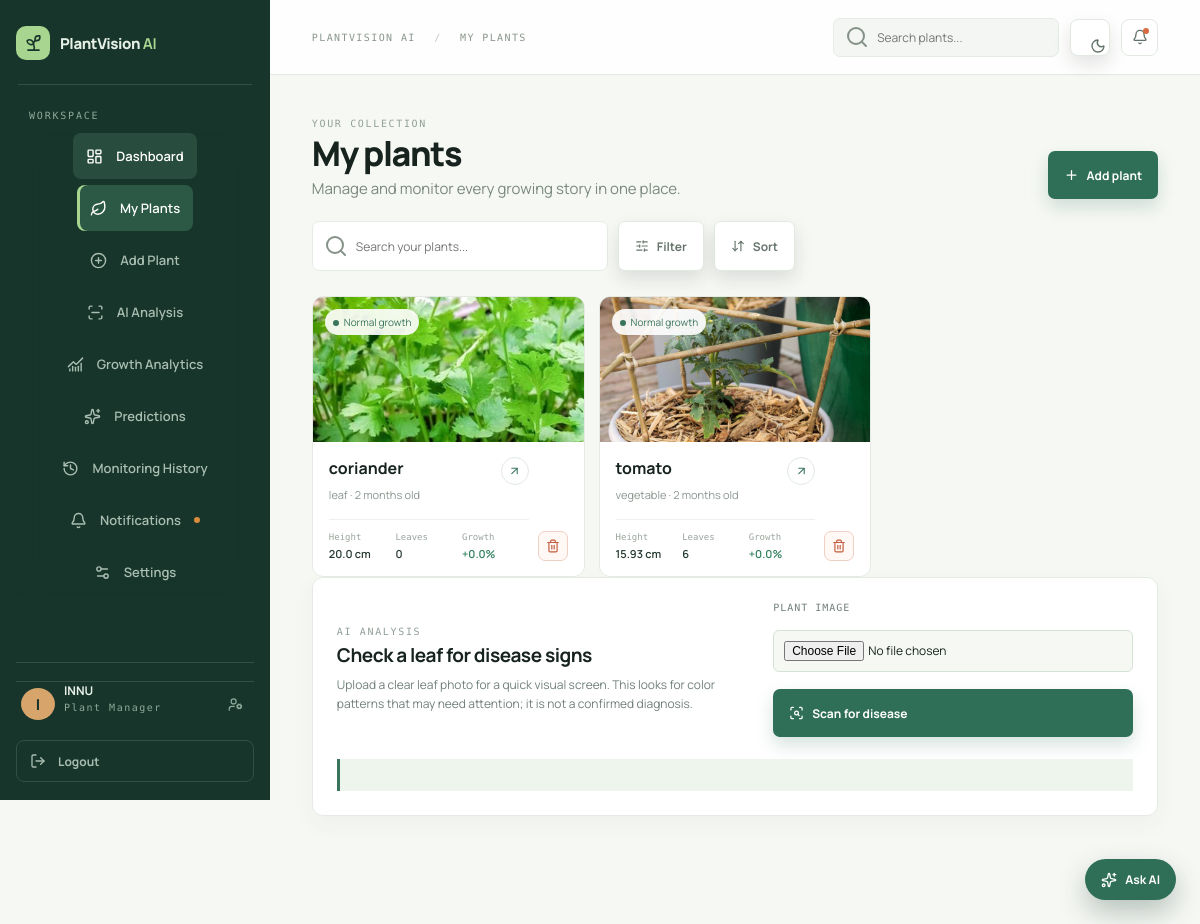
The app's page /plants/ (signed in) with its own data.
### core/models.py (models this page shows, shortened)
class Plant(models.Model):
    user = models.ForeignKey(User, on_delete=models.CASCADE, related_name='plants')
    name = models.CharField(max_length=100)
    plant_type = models.CharField(max_length=100)
    planting_date = models.DateField()
    location = models.CharField(max_length=120, blank=True)
    notes = models.TextField(blank=True)
    created_at = models.DateTimeField(auto_now_add=True)
    class Meta:
        ordering = ['-created_at']
    @property
    def latest_observation(self):
        return self.observations.order_by('-captured_on', '-created_at').first()

class Observation(models.Model):
    STATUS_CHOICES = [('healthy', 'Healthy'), ('good', 'Good'), ('normal', 'Normal'), ('slow', 'Slow')]
    plant = models.ForeignKey(Plant, on_delete=models.CASCADE, related_name='observations')
    image = models.ImageField(upload_to='plant_images/%Y/%m/')
    captured_on = models.DateField()
    estimated_height_cm = models.FloatField(default=0)
    leaf_count = models.PositiveIntegerField(default=0)
    leaf_area_percent = models.FloatField(default=0)
    growth_percent = models.FloatField(default=0)
    growth_status = models.CharField(max_length=20, choices=STATUS_CHOICES, default='normal')
    analysis_note = models.TextField(blank=True)
    created_at = models.DateTimeField(auto_now_add=True)
    class Meta:
        ordering = ['captured_on', 'created_at']

### core/views.py (the view)
# urls.py: path('plants/', views.plants, name='plants'),
@login_required
def plants(request):
    plant_list = Plant.objects.filter(user=request.user).prefetch_related('observations')
    return render(request, 'plants.html', {'plants': plant_list})

### templates/plants.html (shortened to what this page needs)
{% extends 'base.html' %}
{% block page_label %}MY PLANTS{% endblock %}
{% block content %}
<div class="workspace-head">
  <div><span class="kicker">YOUR COLLECTION</span><h1>My plants</h1><p>Manage and monitor every growing story in one place.</p></div>
  <a class="primary-btn" href="{% url 'plant_create' %}"><i data-lucide="plus"></i>Add plant</a>
</div>
<div class="toolbar">
  <label class="search search-wide"><i data-lucide="search"></i><input placeholder="Search your plants..." aria-label="Search your plants"></label>
  <div class="filter-control"><button class="filter-btn" type="button" aria-expanded="false"><i data-lucide="sliders-horizontal"></i> Filter</button></div>
  <button class="filter-btn" type="button"><i data-lucide="arrow-down-up"></i> Sort</button>
</div>
<div class="plant-grid-premium plants-page-grid">
{% for plant in plants %}{% with row=plant.latest_observation %}
  <article class="plant-card-premium plant-filter-card" data-name="{{ plant.name|lower }}" data-type="{{ plant.plant_type|lower }}" data-growth-status="{% if row %}{{ row.growth_status }}{% else %}unmonitored{% endif %}">
    <div class="plant-photo photo-a"><span class="status-pill success"><i></i>{% if row %}{{ row.get_growth_status_display }} growth{% else %}Not monitored{% endif %}</span>{% if row %}<img src="{{ row.image.url }}" alt="{{ plant.name }} plant">{% else %}<i data-lucide="sprout"></i>{% endif %}</div>
    <div class="plant-info"><div><h3>{{ plant.name }}</h3><span>{{ plant.plant_type }} · {{ plant.planting_date|timesince }} old</span></div><a href="{% url 'plant_detail' plant.id %}" class="round-arrow" aria-label="View {{ plant.name }}"><i data-lucide="arrow-up-right"></i></a><div class="plant-metrics"><span>Height <b>{% if row %}{{ row.estimated_height_cm }} cm{% else %}--{% endif %}</b></span><span>Leaves <b>{% if row %}{{ row.leaf_count }}{% else %}--{% endif %}</b></span><span>Growth <b class="positive">{% if row %}+{{ row.growth_percent }}%{% else %}--{% endif %}</b></span></div></div>
  </article>
{% endwith %}{% empty %}<div class="empty-premium"><i data-lucide="leaf"></i><h3>No plants yet</h3><p>Start your collection with a first plant.</p><a class="primary-btn" href="{% url 'plant_create' %}">Add a plant</a></div>{% endfor %}
</div>
<section id="analysis" class="panel disease-scanner">
  <div><span class="kicker">AI ANALYSIS</span><h2>Check a leaf for disease signs</h2><p>Upload a clear leaf photo for a quick visual screen. This looks for color patterns that may need attention; it is not a confirmed diagnosis.</p></div>
  <form id="disease-scan-form" class="disease-scan-form" enctype="multipart/form-data"><label for="disease-image">Plant image</label><input id="disease-image" name="image" type="file" accept="image/*" required><button class="primary-btn" type="submit"><i data-lucide="scan-search"></i>Scan for disease</button></form>
  <div id="disease-result" class="disease-result" role="status" aria-live="polite" hidden></div>
</section>
{% endblock %}

### templates/base.html (shortened to what this page needs)
{% load static %}
<!doctype html>
<html lang="en">
<head>
	<link rel="stylesheet" href="{% static 'css/app.css' %}?v=12">
</head>
<body class="{% if user.is_authenticated and request.resolver_match.url_name != 'landing' %}app-body{% endif %}">
{% if user.is_authenticated and request.resolver_match.url_name != 'landing' %}
	<aside class="sidebar" aria-label="Primary navigation">
		<div class="sidebar-header">
			<a class="logo" href="{% url 'dashboard' %}">
				<span class="logo-mark"><i data-lucide="sprout"></i></span>
				<span>PlantVision <b>AI</b></span>
			</a>
		</div>
		<div class="sidebar-divider"></div>
		<div class="workspace-menu">
			<p class="nav-label">WORKSPACE</p>
			<nav class="side-nav">
				<a class="{% if request.resolver_match.url_name == 'dashboard' %}active{% endif %}" href="{% url 'dashboard' %}"><i data-lucide="layout-dashboard"></i><span class="nav-text">Dashboard</span></a>
				<a class="{% if request.resolver_match.url_name == 'plants' %}active{% endif %}" href="{% url 'plants' %}"><i data-lucide="leaf"></i><span class="nav-text">My Plants</span></a>
				<a class="{% if request.resolver_match.url_name == 'plant_create' %}active{% endif %}" href="{% url 'plant_create' %}"><i data-lucide="plus-circle"></i><span class="nav-text">Add Plant</span></a>
				<a href="{% url 'plants' %}#analysis"><i data-lucide="scan-line"></i><span class="nav-text">AI Analysis</span></a>
				<a class="{% if request.resolver_match.url_name == 'analytics' %}active{% endif %}" href="{% url 'analytics' %}"><i data-lucide="chart-no-axes-combined"></i><span class="nav-text">Growth Analytics</span></a>
				<a class="{% if request.resolver_match.url_name == 'predictions' %}active{% endif %}" href="{% url 'predictions' %}"><i data-lucide="sparkles"></i><span class="nav-text">Predictions</span></a>
				<a class="{% if request.resolver_match.url_name == 'history' %}active{% endif %}" href="{% url 'history' %}"><i data-lucide="history"></i><span class="nav-text">Monitoring History</span></a>
				<a class="{% if request.resolver_match.url_name == 'notifications' %}active{% endif %}" href="{% url 'notifications' %}"><i data-lucide="bell"></i><span class="nav-text">Notifications</span><span class="nav-dot"></span></a>
				<a class="{% if request.resolver_match.url_name == 'settings' %}active{% endif %}" href="{% url 'settings' %}"><i data-lucide="settings-2"></i><span class="nav-text">Settings</span></a>
			</nav>
		</div>
		<div class="profile-section">
			<div class="profile-mini">
				<span class="profile-avatar">{{ user.username|slice:':1'|upper }}</span>
				<div class="profile-copy"><strong>{{ user.username }}</strong><small>Plant Manager</small></div>
				<a class="profile-settings" href="{% url 'settings' %}" title="Profile settings" aria-label="Profile settings"><i data-lucide="user-cog"></i></a>
			</div>
			<form class="logout-form" method="post" action="{% url 'logout' %}">
				<button class="logout-button" type="submit"><i data-lucide="log-out"></i><span>Logout</span></button>
			</form>
		</div>
	</aside>
	<div class="app-main">
		<header class="topbar">
			<div class="breadcrumbs">PLANTVISION AI <span>/</span> {% block page_label %}OVERVIEW{% endblock %}</div>
			<div class="top-actions"><label class="search"><i data-lucide="search"></i><input type="search" placeholder="Search plants..."></label><button class="icon-button theme-toggle" type="button" title="Switch to dark mode" aria-label="Switch to dark mode"></button><a class="icon-button" href="{% url 'notifications' %}" title="Notifications"><i data-lucide="bell"></i><span></span></a></div>
		</header>
		<button class="ai-chat-launcher" type="button" aria-label="Open PlantVision AI assistant"><i data-lucide="sparkles"></i><span>Ask AI</span></button>
{% endif %}
{% if user.is_authenticated and request.resolver_match.url_name != 'landing' %}<main>{% else %}<main class="public-main">{% endif %}
{% block content %}{% endblock %}
</main>
{% if user.is_authenticated and request.resolver_match.url_name != 'landing' %}</div>{% endif %}
</body>
</html>

### records on screen
Plant: latest_observation.growth_status "Normal", latest_observation.image (picture), name "coriander", plant_type "leaf", planting_date "2 months", latest_observation.estimated_height_cm "20.0", latest_observation.leaf_count "0", latest_observation.growth_percent "0.0"
Plant: latest_observation.growth_status "Normal", latest_observation.image (picture), name "tomato", plant_type "vegetable", planting_date "2 months", latest_observation.estimated_height_cm "15.93", latest_observation.leaf_count "6", latest_observation.growth_percent "0.0"

### other values on screen
{{ user.username|slice:':1'|upper }} "I"
{{ user.username }} "INNU"
